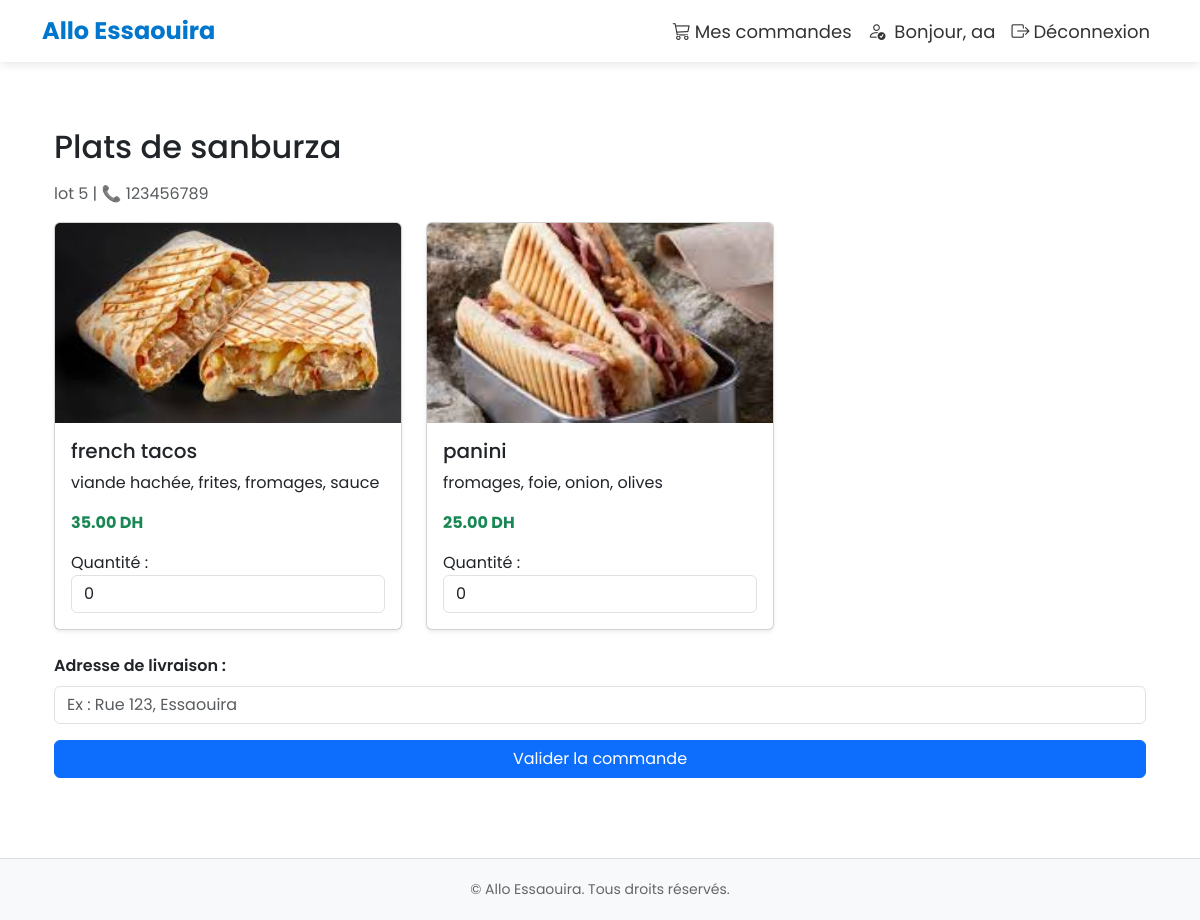
Page /restaurants/plats/5/ (signed in) on the committed database.
### restaurants/models.py (models this page shows, shortened)
class Restaurant(models.Model):
    user = models.OneToOneField(User, on_delete=models.CASCADE, null=True, blank=True)
    nom = models.CharField(max_length=100, null=True, blank=True)
    adresse = models.CharField(max_length=150, null=True, blank=True)
    telephone = models.CharField(max_length=20, null=True, blank=True)
    email = models.EmailField(null=True, blank=True)
    photo_restaurant = models.ImageField(upload_to='restaurants_photos/', null=True, blank=True)
    horaires = models.CharField(max_length=150, null=True, blank=True)

class Plat(models.Model):
    nom = models.CharField(max_length=100, null=True, blank=True)
    description = models.TextField(null=True, blank=True)
    prix = models.DecimalField(max_digits=8, decimal_places=2, null=True, blank=True)
    photo = models.ImageField(upload_to='plats_photos/', null=True, blank=True)
    restaurant = models.ForeignKey(Restaurant, on_delete=models.CASCADE, related_name='plats')

### restaurants/views.py (the view, shortened to what this page needs)
# urls.py: path('plats/<int:restaurant_id>/', views.plats_restaurant, name='plats_restaurant'),
@login_required
def plats_restaurant(request, restaurant_id):
    restaurant = get_object_or_404(Restaurant, id=restaurant_id)
    plats = Plat.objects.filter(restaurant=restaurant)
    success = False
    return render(request, 'plats_restaurant.html', {
        'restaurant': restaurant,
        'plats': plats,
        'success': success
    })

### restaurants/templates/plats_restaurant.html (shortened to what this page needs)
{% extends 'base.html' %}
{% block content %}
<div class="container mt-5">
  <h2 class="mb-3">Plats de {{ restaurant.nom }}</h2>
  <p class="text-muted">{{ restaurant.adresse }} | 📞  {{ restaurant.telephone }}</p>
  {% if plats %}
    <form method="POST">
      <div class="row">
        {% for plat in plats %}
          <div class="col-md-4 mb-4">
            <div class="card h-100 shadow-sm">
              {% if plat.photo %}
                <img src="{{ plat.photo.url }}" class="card-img-top" style="height: 200px; object-fit: cover;" alt="{{ plat.nom }}">
              {% else %}
                <img src="https://via.placeholder.com/300x200?text=Plat" class="card-img-top" style="height: 200px; object-fit: cover;" alt="Plat">
              {% endif %}
              <div class="card-body">
                <h5 class="card-title">{{ plat.nom }}</h5>
                <p class="card-text">{{ plat.description }}</p>
                <p class="fw-bold text-success">{{ plat.prix }} DH</p>
                <label for="quantite_{{ plat.id }}">Quantité :</label>
                <input type="number" name="quantite_{{ plat.id }}" id="quantite_{{ plat.id }}" class="form-control" min="0" value="0">
              </div>
            </div>
          </div>
        {% endfor %}
      </div>
      <div class="mb-3">
        <label for="adresse" class="form-label fw-semibold">Adresse de livraison :</label>
        <input type="text" name="adresse" id="adresse" class="form-control" placeholder="Ex : Rue 123, Essaouira" required>
      </div>
      <button type="submit" class="btn btn-primary w-100">Valider la commande</button>
    </form>
  {% else %}
    <p>Aucun plat disponible pour ce restaurant.</p>
  {% endif %}
</div>
{% endblock %}

### templates/base.html (shortened to what this page needs)
<!DOCTYPE html>
<html lang="fr">
<head>
  <link href="https://cdn.jsdelivr.net/npm/bootstrap@5.3.3/dist/css/bootstrap.min.css" rel="stylesheet">
  <link href="https://cdn.jsdelivr.net/npm/bootstrap-icons@1.10.5/font/bootstrap-icons.css" rel="stylesheet">
</head>
<body>
<nav class="navbar navbar-expand-lg fixed-top">
  <div class="container">
    <a class="navbar-brand" href="/">Allo Essaouira</a>
    <div class="collapse navbar-collapse" id="navbarNav">
      <ul class="navbar-nav ms-auto">
        {% if request.session.client_id or request.session.restaurant_id or request.session.livreur_id %}
          {% if request.session.client_id %}
          <li class="nav-item">
            <a class="nav-link" href="{% url 'mes_commandes' %}">
        <i class="bi bi-cart3 me-1"></i>Mes commandes
            </a>
            </li>
          {% endif %}
          <li class="nav-item">
            <span class="nav-link text-success">
              <i class="bi bi-person-check me-1"></i>
              Bonjour,
              {% if request.session.client_name %}
                {{ request.session.client_name }}
              {% elif request.session.restaurant_name %}
                {{ request.session.restaurant_name }}
              {% elif request.session.livreur_name %}
                {{ request.session.livreur_name }}
              {% else %}
                utilisateur
              {% endif %}
            </span>
          </li>
          <li class="nav-item">
            <a class="nav-link text-danger" href="{% url 'logout' %}">
              <i class="bi bi-box-arrow-right me-1"></i>Déconnexion
            </a>
          </li>
        {% else %}
          <li class="nav-item">
            <a class="nav-link text-primary" href="{% url 'connexion' %}">
              <i class="bi bi-box-arrow-in-right me-1"></i>Connexion
            </a>
          </li>
        {% endif %}
      </ul>
    </div>
  </div>
</nav>
<div class="container mt-4">
  {% block content %}
  {% endblock %}
</div>
<footer>
  <div class="container">
    &copy; Allo Essaouira. Tous droits réservés.
  </div>
</footer>
</body>
</html>

### templates/base.html (style rules this page uses)
body { font-family: 'Poppins', sans-serif; padding-top: 80px; }
.navbar { background-color: #ffffff; box-shadow: 0 2px 10px rgba(0,0,0,0.1); }
.navbar-brand { color: #0077cc; font-weight: bold; font-size: 24px; }
.nav-link { font-size: 18px; color: #333 !important; }
footer { margin-top: 80px; padding: 20px 0; background-color: #f8f9fa; text-align: center; font-size: 14px; color: #666; border-top: 1px solid #ddd; }

### rows in the picture
Restaurant: nom "sanburza", adresse "lot 5", telephone "123456789"
Plat: photo (picture), nom "french tacos", description "viande hachée, frites, fromages, sauce", prix "35.00"
Plat: photo (picture), nom "panini", description "fromages, foie, onion, olives", prix "25.00"

### other values in the picture
{{ request.session.client_name }} "aa"
